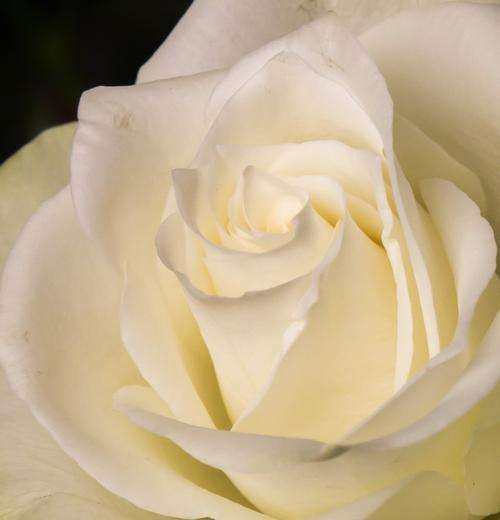
#> input picture FI-Araujo-AlexisMiniProjet/donnees/train/10312184143_c6d333864b_o.jpg, 500 x 520 px; its folder holds only this picture in this run
$ python Convert_to_hdf5.py
#> lines starting #> are read from the running program, lines starting #| are printed output that depends on the picture
import glob
import h5py
import cv2
from tqdm import tqdm

def images_to_hdf5_dataset(imageFormat, data_repo, h5file, img_width, img_height):
#> called with imageFormat = 'jpg', data_repo = '', h5file = 'trainset.hdf5', img_width = 64, img_height = 64
    nfiles = len(glob.glob(data_repo+"*.jpg"))
    print(f'count of image files nfiles={nfiles}')

    #on load les images de chats du training set pour les transformer en matrices
    with h5py.File(h5file,'w') as h5f:
        x = h5f.create_dataset('X',shape=(nfiles, img_width, img_height), dtype=int)
        y = h5f.create_dataset('y',shape=(nfiles,), dtype=int)

        for cnt, ifile in tqdm(enumerate(glob.iglob(data_repo+"*."+imageFormat))):
            img = cv2.imread(ifile, cv2.IMREAD_GRAYSCALE)
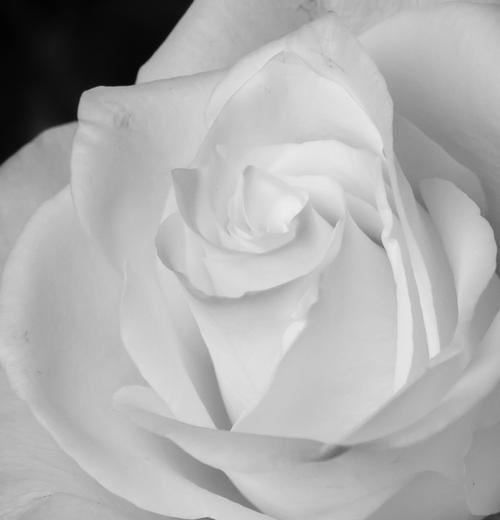
#> img: shape (520, 500); min 3, max 241, mean 174.7
            img_resize = cv2.resize( img, (img_width, img_height) )

            x[cnt] = img_resize
            #le label est 1 si la photo contient un chat
            if 'rose' in ifile:
                y[cnt] = 1
            else:
                #le label est 0 si la photo contient un tulip
                y[cnt] = 0

# Utilisation de la fonction
images_to_hdf5_dataset("jpg", "", "trainset.hdf5", 64, 64)
#https://github.com/Momotoculteur/Image-classification/tree/master

$ run again, on FI-Araujo-AlexisMiniProjet/donnees/train/10539258363_e37360d677_o.jpg
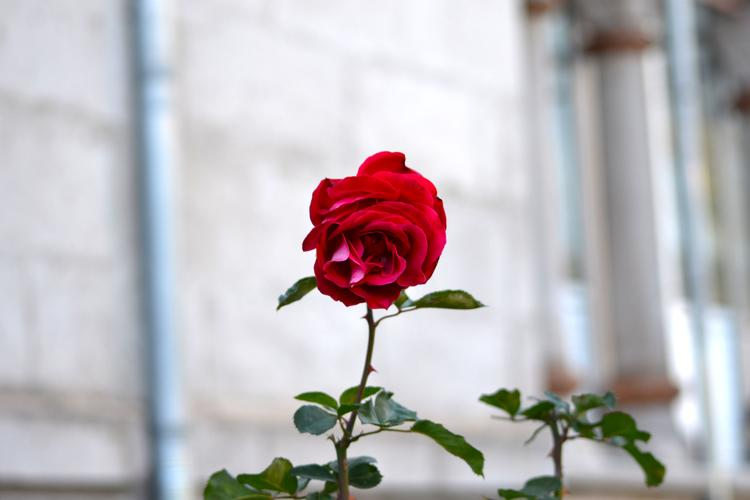
#> input picture FI-Araujo-AlexisMiniProjet/donnees/train/10539258363_e37360d677_o.jpg, 750 x 500 px
#> in images_to_hdf5_dataset, `img = cv2.imread(ifile, cv2.IMREAD_GRAYSCALE)`:
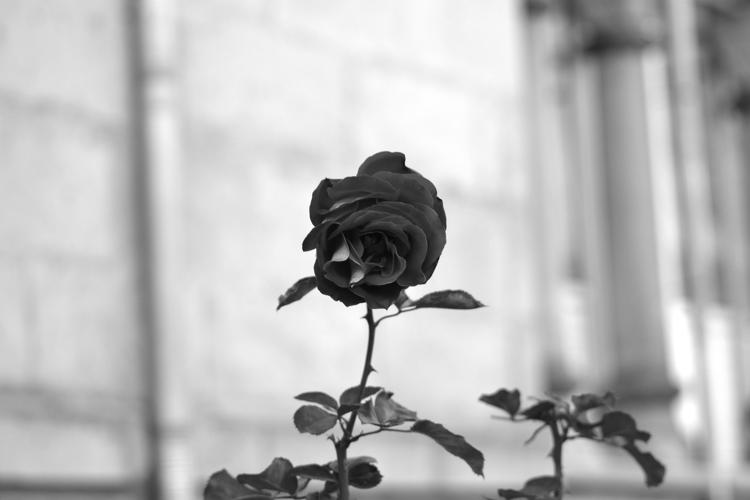
#> img: shape (500, 750); min 0, max 255, mean 186.3
#> in images_to_hdf5_dataset, `img_resize = cv2.resize( img, (img_width, img_height) )`:
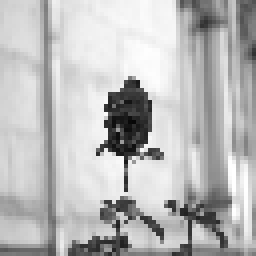
#> img_resize: shape (64, 64) (shown 4 times larger); min 7, max 255, mean 186.1
